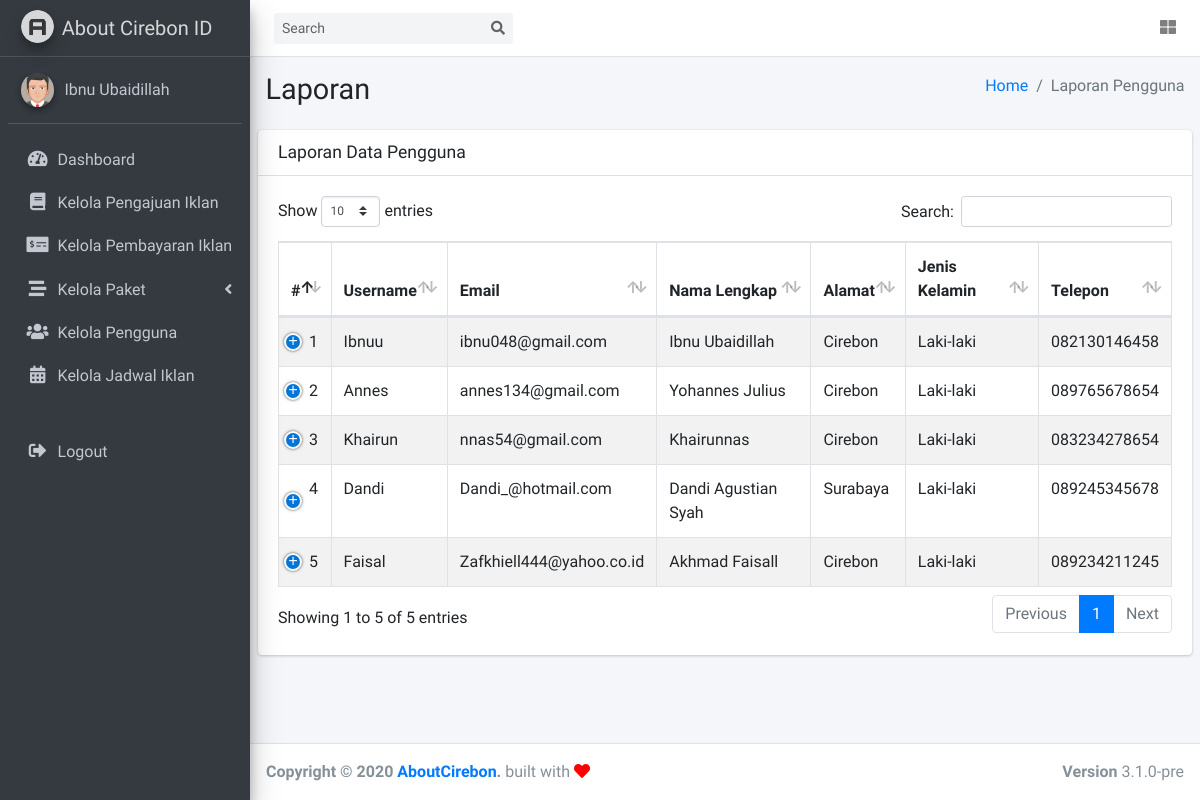
Page /index.php/laporan/laporan_pengguna on the committed database.
### tables this page shows
CREATE TABLE `tbl_pengguna` (
  `id_pengguna` int(11) NOT NULL,
  `username` varchar(40) NOT NULL,
  `password` varchar(40) NOT NULL,
  `email` varchar(50) NOT NULL,
  `nama` varchar(50) NOT NULL,
  `alamat` varchar(255) NOT NULL,
  `no_telp` varchar(20) NOT NULL,
  `jenis_kelamin` varchar(20) NOT NULL,
  `level` int(1) NOT NULL COMMENT '1:admin, 2:atasan, 3:pelanggan',
  `tanggal_dibuat` timestamp NOT NULL DEFAULT current_timestamp() ON UPDATE current_timestamp(),
  `aktif` int(11) NOT NULL,
  `terakhir_diubah` timestamp NOT NULL DEFAULT current_timestamp() ON UPDATE current_timestamp()
);

### application/libraries/Template.php (called while the page is built)
<?php
Class Template
{
    var $template_data = array();
    function set($nama, $value)
    {
        $this->template_data[$nama] = $value;
    }
    function load($template = '', $view = '', $view_data = array(), $return = FALSE)
    {
        $this->CI =& get_instance();
        $this->set('contents', $this->CI->load->view($view, $view_data, TRUE));
        return $this->CI->load->view($template, $this->template_data, $return);
    }
}
?>

### application/controllers/Laporan.php (called while the page is built, shortened)
<?php
class Laporan extends CI_Controller
{
    public function laporan_pengguna()
    {
        $data['pengguna'] = $this->pengguna_m->get();
        $this->template->load('template', 'laporan/laporan_pengguna', $data);
    }
}

### index.php (called while the page is built, shortened)
<?php
require_once BASEPATH.'core/CodeIgniter.php';

### application/models/Pengguna_m.php (called while the page is built, shortened)
<?php
class Pengguna_m extends CI_Model
{
    public function get($id = null)
    {
        $this->db->from('tbl_pengguna');
        $query = $this->db->get();
        return $query;
    }
}

### application/libraries/Fungsi.php (called while the page is built, shortened)
<?php
Class Fungsi {
    protected $ci;
    public function __construct() {
        $this->ci =& get_instance();
    }
    public function user_login() {
        $user_id = $this->ci->session->userdata('userid');
        $user_data  = $this->ci->pengguna_m->get($user_id)->row();
        return $user_data;
    }
}

### application/views/laporan/laporan_pengguna.php (the view, shortened to what this page needs)
<section class="content-header">
    <div class="container-fluid">
        <div class="row mb-2">
            <div class="col-sm-6">
                <h1>Laporan</h1>
            </div>
            <div class="col-sm-6">
                <ol class="breadcrumb float-sm-right">
                    <li class="breadcrumb-item"><a href="<?= base_url('dashboard') ?>">Home</a></li>
                    <li class="breadcrumb-item active">Laporan Pengguna</li>
                </ol>
            </div>
        </div>
    </div>
</section>
<section class="content">
    <div class="card">
        <div class="card-header">
            <h3 class="card-title">Laporan Data Pengguna</h3>
        </div>
        <div class="card-body">
            <div class="box-body table-responsive">
                <table class="table table-bordered table-striped" id="Table1">
                    <thead>
                        <tr>
                            <th>#</th>
                            <th>Username</th>
                            <th>Email</th>
                            <th>Nama Lengkap</th>
                            <th>Alamat</th>
                            <th>Jenis Kelamin</th>
                            <th>Telepon</th>
                        </tr>
                    </thead>
                    <tbody>
                        <?php
                        $no = 1;
                        foreach ($pengguna->result() as $key => $data) { ?>
                            <tr>
                                <td><?= $no++ ?></td>
                                <td><?= $data->username ?></td>
                                <td><?= $data->email ?></td>
                                <td><?= $data->nama ?></td>
                                <td><?= $data->alamat ?></td>
                                <td><?= $data->jenis_kelamin ?></td>
                                <td><?= $data->no_telp ?></td>
                            </tr>
                        <?php } ?>
                    </tbody>
                </table>
            </div>
        </div>
</section>

### application/views/template.php (shortened to what this page needs)
<!DOCTYPE html>
<html lang="en">
<head>
  <link rel="stylesheet" href="<?= base_url() ?>assets/plugins/fontawesome-free/css/all.min.css">
  <link rel="stylesheet" href="https://cdnjs.cloudflare.com/ajax/libs/izitoast/1.4.0/css/iziToast.css" />
  <link rel="stylesheet" href="<?= base_url() ?>assets/plugins/datatables-bs4/css/dataTables.bootstrap4.min.css">
  <link rel="stylesheet" href="<?= base_url() ?>assets/plugins/datatables-responsive/css/responsive.bootstrap4.min.css">
  <link rel="stylesheet" href="<?= base_url() ?>assets/dist/css/adminlte.min.css">
</head>
<body class="hold-transition sidebar-mini">
  <div class="wrapper">
    <nav class="main-header navbar navbar-expand navbar-white navbar-light">
      <form class="form-inline ml-3">
        <div class="input-group input-group-sm">
          <input class="form-control form-control-navbar" type="search" placeholder="Search" aria-label="Search">
          <div class="input-group-append">
            <button class="btn btn-navbar" type="submit">
              <i class="fas fa-search"></i>
            </button>
          </div>
        </div>
      </form>
      <ul class="navbar-nav ml-auto">
        <li class="nav-item">
          <a class="nav-link" data-widget="control-sidebar" data-slide="true" href="#" role="button">
            <i class="fas fa-th-large"></i>
          </a>
        </li>
      </ul>
    </nav>
    <aside class="main-sidebar sidebar-dark-primary elevation-4">
      <a href="<?= base_url('dashboard') ?>" class="brand-link">
        <img src="<?= base_url() ?>assets/dist/img/AdminLTELogo.png" alt="AdminLTE Logo" class="brand-image img-circle elevation-3" style="opacity: .8">
        <span class="brand-text font-weight-light">About Cirebon ID</span>
      </a>
      <div class="sidebar">
        <div class="user-panel mt-3 pb-3 mb-3 d-flex">
          <div class="image">
            <img src="<?= base_url() ?>/assets/dist/img/profile/default.png" class="img-circle elevation-2" alt="User Image">
          </div>
          <div class="info">
            <a href="<?= base_url('profil') ?>" class="d-block"><?= $this->fungsi->user_login()->nama ?></a>
          </div>
        </div>
        <nav class="mt-2">
          <ul class="nav nav-pills nav-sidebar flex-column" data-widget="treeview" role="menu" data-accordion="false">
            <li class="nav-item has-treeview">
              <a href="<?= base_url('dashboard') ?>" class="nav-link <?= $this->uri->segment(1) == 'dashboard' || $this->uri->segment(1) == '' ? 'active' : '' ?>">
                <i class="nav-icon fas fa-tachometer-alt"></i>
                <p>
                  Dashboard
                </p>
              </a>
            </li>
            <?php if ($this->fungsi->user_login()->level == 1 || $this->fungsi->user_login()->level == 3) { ?>
              <li class="nav-item has-treeview">
                <a href="<?= base_url('pengajuan') ?>" class="nav-link <?= $this->uri->segment(1) == 'pengajuan' ? 'active' : '' ?>">
                  <i class="nav-icon fas fa-book"></i>
                  <p>
                    Kelola Pengajuan Iklan
                  </p>
                </a>
              </li>
              <li class="nav-item has-treeview">
                <a href="#" class="nav-link <?= $this->uri->segment(1) == 'pembayaran' ? 'active' : '' ?>">
                  <i class="nav-icon fas fa-money-check-alt"></i>
                  <p>
                    Kelola Pembayaran Iklan
                  </p>
                </a>
                <?php if ($this->fungsi->user_login()->level == 1) { ?>
              <li class="nav-item has-treeview <?= $this->uri->segment(1) == 'paket' || $this->uri->segment(1) == 'paket_detail' || $this->uri->segment(1) == 'tipe_paket' ? 'menu-open' : '' ?>">
                <a href="#" class="nav-link">
                  <i class="nav-icon fa fa-stream"></i>
                  <p>
                    Kelola Paket
                    <i class="right fas fa-angle-left"></i>
                  </p>
                </a>
                <?php } ?>
                <?php if ($this->fungsi->user_login()->level == 1) { ?>
              <li class="nav-item has-treeview">
                <a href="<?= base_url('pengguna') ?>" class="nav-link <?= $this->uri->segment(1) == 'pengguna' ? 'active' : '' ?>">
                  <i class="nav-icon fas fa-users"></i>
                  <p>
                    Kelola Pengguna
                  </p>
                </a>
              </li>
              <li class="nav-item has-treeview">
                <a href="#" class="nav-link">
                  <i class="nav-icon fa fa-calendar-alt"></i>
                  <p>
                    Kelola Jadwal Iklan
                  </p>
                </a>
              </li>
            <?php } ?>
          <?php } ?>
            <li class="nav-item has-treeview">
              <a href="<?= site_url('auth/logout') ?>" class="nav-link">
                <i class="nav-icon fa fa-sign-out-alt"></i>
                Logout
              </a>
            </li>
          </ul>
        </nav>
      </div>
    </aside>
    <div class="content-wrapper">
      <?= $contents ?>
    </div>
    <footer class="main-footer">
      <div class="float-right d-none d-sm-block">
        <b>Version</b> 3.1.0-pre
      </div>
      <strong>Copyright &copy; 2020 <a href="http://aboutcirebon.id" target="_blank">AboutCirebon</a>.</strong> built with <i class="fa fa-heart" style="color: red"></i>
  </div>
</body>
</html>

### rows in the picture
tbl_pengguna: nama "Ibnu Ubaidillah", username "Ibnuu", email "ibnu048@gmail.com", alamat "Cirebon", jenis_kelamin "Laki-laki", no_telp "082130146458"
tbl_pengguna: username "Annes", email "annes134@gmail.com", nama "Yohannes Julius", alamat "Cirebon", jenis_kelamin "Laki-laki", no_telp "089765678654"
tbl_pengguna: username "Khairun", email "nnas54@gmail.com", nama "Khairunnas", alamat "Cirebon", jenis_kelamin "Laki-laki", no_telp "083234278654"
tbl_pengguna: username "Dandi", email "Dandi_@hotmail.com", nama "Dandi Agustian Syah", alamat "Surabaya", jenis_kelamin "Laki-laki", no_telp "089245345678"
tbl_pengguna: username "Faisal", email "Zafkhiell444@yahoo.co.id", nama "Akhmad Faisall", alamat "Cirebon", jenis_kelamin "Laki-laki", no_telp "089234211245"
